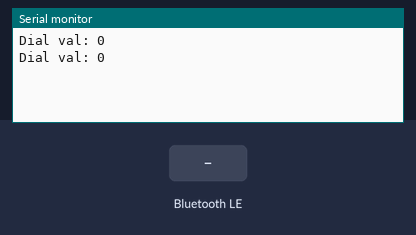
Simulated run of this sketch. Board: ESP32. Parts: the last lines printed to the serial monitor. The test bench sets the inputs (shaded band). Nothing arrives over Bluetooth unless stated; a phone connects over Bluetooth LE 3 s after start.

Above: at 1.2 s.
1.3 s: Bluetooth LE write "5" received
At 1.9 s:
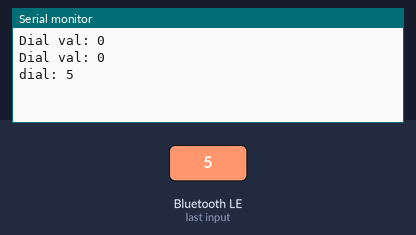
4.3 s: Bluetooth LE write "90" received
At 4.9 s:
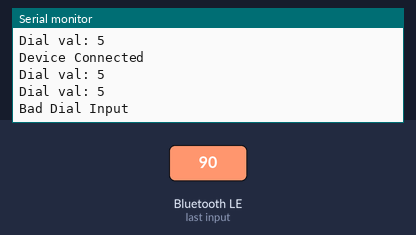

Measured:
- after the input at 1.3 s, the serial monitor: prints a new line after 0.05 s (image 1)
- after the input at 4.3 s, the serial monitor: prints a new line after 0.05 s (image 2)

The sketch:

simple_ble_esp32.ino
```cpp
/* Bare-bones control of an ESP32 over BLE.
 *  One characteristic...setting a dial from 0-9.
 */
#include <BLEDevice.h>
#include <BLEUtils.h>
#include <BLEServer.h>

// See the following for generating UUIDs:
// https://www.uuidgenerator.net/

#define SERVICE_UUID          "62a26d83-4fc6-4e00-b4ef-dc14244d1868"
#define DIAL_CHAR_UUID        "65b2dc13-930a-4439-b23e-ea853302d6db"

int dial_val;

class MyServerCallbacks: public BLEServerCallbacks
{
    void onConnect(BLEServer* pServer)
    {
      Serial.println("Device Connected");
    };

    void onDisconnect(BLEServer* pServer)
    {
      Serial.println("Device Disconnected");
    }
};


class DialCB: public BLECharacteristicCallbacks
{
    void onWrite(BLECharacteristic *pCharacteristic)
    {

      std::string value = pCharacteristic->getValue();
      int temp_dial;

      temp_dial = atoi( value.c_str() );

      if ((temp_dial > 9) || (temp_dial < 0))
      {
        Serial.println("Bad Dial Input");
      }
      else
      {
        Serial.print("dial: ");
        Serial.println(temp_dial);

        dial_val = temp_dial;
      }

    }
};


void setup()
{
  int i;
  uint8_t init_value[1];

  Serial.begin(115200);


  BLEDevice::init("ESP32 Dial Example");
  BLEServer *pServer = BLEDevice::createServer();
  pServer->setCallbacks(new MyServerCallbacks());

  BLEService *pService = pServer->createService(SERVICE_UUID);

  BLECharacteristic *pDialChar = pService->createCharacteristic(
                                         DIAL_CHAR_UUID,
                                         BLECharacteristic::PROPERTY_READ |
                                         BLECharacteristic::PROPERTY_WRITE
                                       );


  pDialChar->setCallbacks(new DialCB());
  init_value[0]=0;
  pDialChar->setValue(init_value, 1);

  pService->start();

  BLEAdvertising *pAdvertising = BLEDevice::getAdvertising();
  pAdvertising->addServiceUUID(SERVICE_UUID);
  pAdvertising->setScanResponse(true);
  pAdvertising->setMinPreferred(0x06);  // functions that help with iPhone connections issue
  pAdvertising->setMinPreferred(0x12);
  BLEDevice::startAdvertising();
}

void loop()
{
  Serial.print("Dial val: ");
  Serial.println(dial_val);
  delay(1000);

}
```
